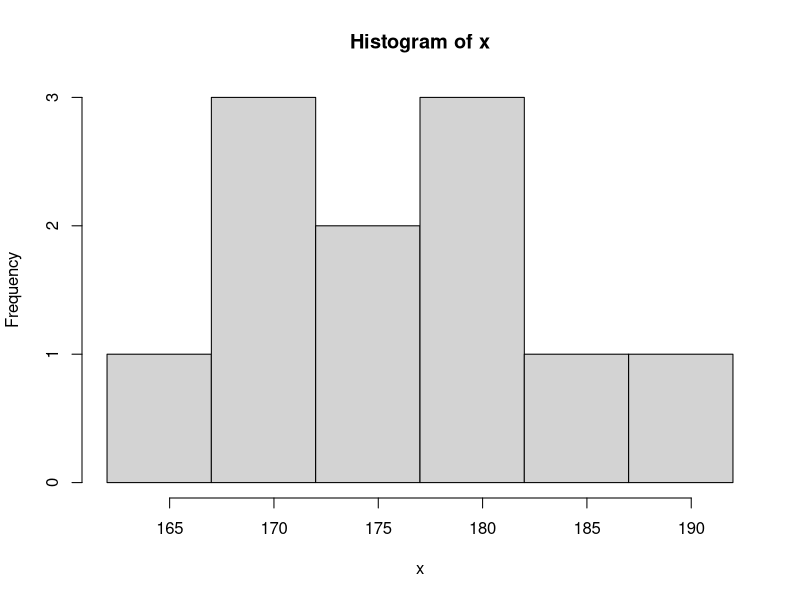
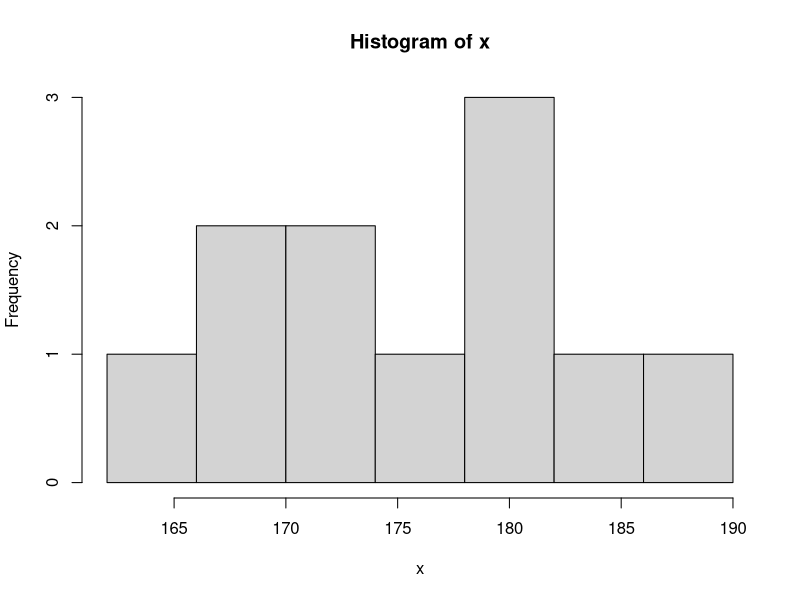
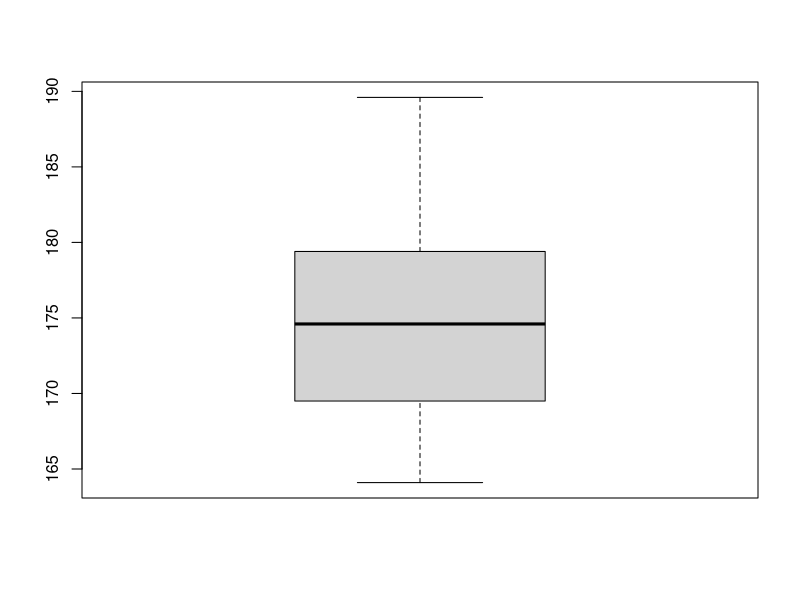
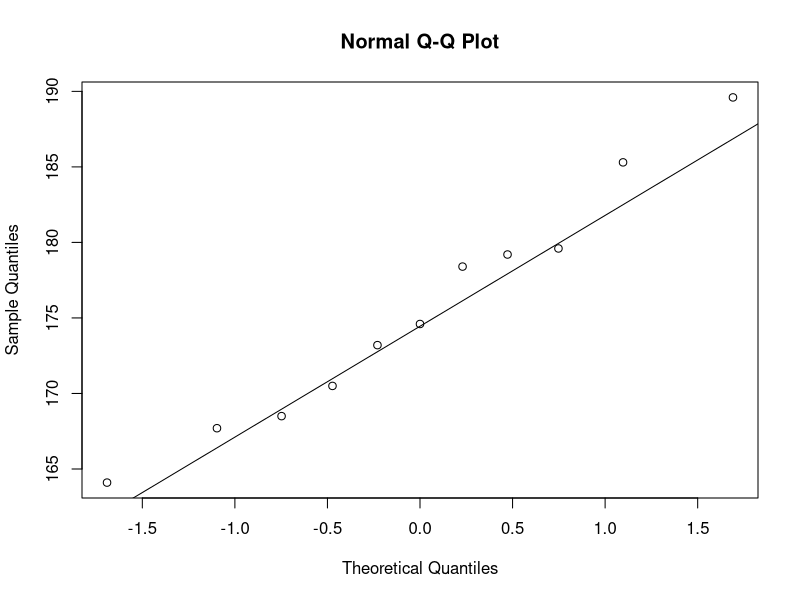
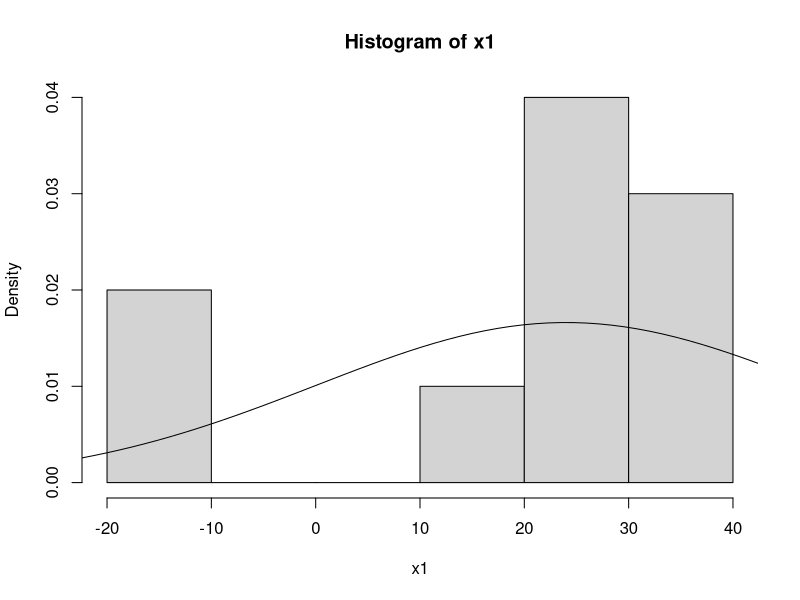
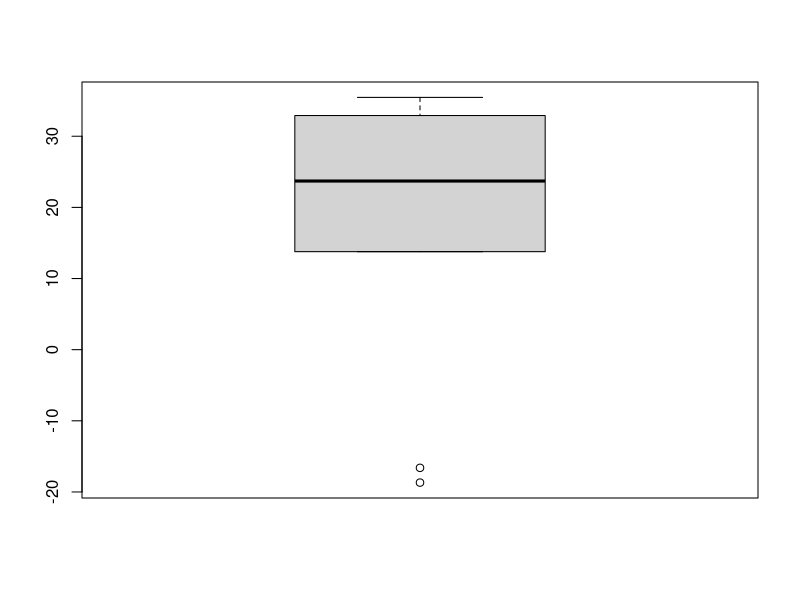
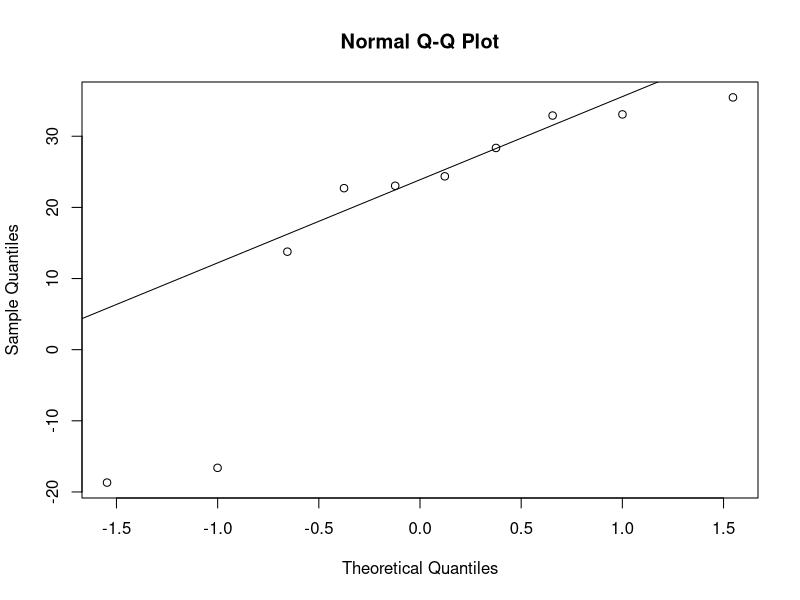
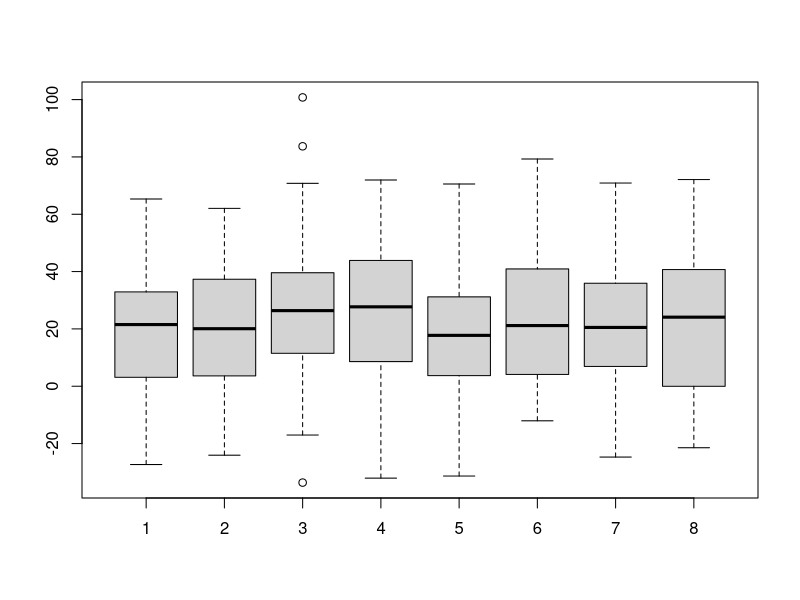

These figures' R source, in order: (Note: this script raises an error after producing the figures.)
## ---- chunk 1
library(tidyverse)
library(dplyr)
## ---- chunk 2
x <- c(174.6, 173.2, 189.6, 167.7, 179.2, 179.6, 170.5, 168.5, 185.3, 164.1, 178.4)
## ---- chunk 3
print(mean(x)) # Medelvärde
print(var(x)) # (Stickprovs)varians
print(sd(x)) # (Stickprovs)standardavvikelse
print(summary(x)) # Minimum, maximum, median, kvartiler
## ---- chunk 4
stem(x)
## ---- chunk 5
hist(x, breaks = seq(from = 162, to = 192, by = 5))
hist(x, breaks = seq(from = 162, to = 190, by = 4))
## ---- chunk 6
boxplot(x)
## ---- chunk 7
qqnorm(x)
qqline(x)
## ---- chunk 8
set.seed(19960120)
x1 <- rnorm(10, 24, 24) # antal simulerade värden, väntevärde, standardavvikelse
## ---- chunk 9
hist(x1, prob = TRUE)
x <- seq(from = -48, to = 72, length.out = 100)
lines(x, dnorm(x, 24, 24))
## ---- chunk 10
boxplot(x1)
## ---- chunk 11
qqnorm(x1)
qqline(x1)
## ---- chunk 12
set.seed(19960120)
x1 <- rnorm(50, 24, 24) # Detta är samma som ovan pga set.seed
x2 <- rnorm(50, 24, 24) # Detta blir nya slumptal
x3 <- rnorm(50, 24, 24) # Osv
x4 <- rnorm(50, 24, 24)
x5 <- rnorm(50, 24, 24)
x6 <- rnorm(50, 24, 24)
x7 <- rnorm(50, 24, 24)
x8 <- rnorm(50, 24, 24)
## ---- chunk 13
boxplot(x1, x2, x3, x4, x5, x6, x7, x8)
## ---- chunk 14
old_par <- par(mfrow = c(2, 4)) # 2 rader, 4 kolumner
hist(x1, prob = TRUE)
x <- seq(from = -48, to = 72, length.out = 100)
lines(x, dnorm(x, 24, 24))
hist(x2, prob = TRUE)
x <- seq(from = -48, to = 72, length.out = 100)
lines(x, dnorm(x, 24, 24))
hist(x3, prob = TRUE)
x <- seq(from = -48, to = 72, length.out = 100)
lines(x, dnorm(x, 24, 24))
hist(x4, prob = TRUE)
x <- seq(from = -48, to = 72, length.out = 100)
lines(x, dnorm(x, 24, 24))
hist(x5, prob = TRUE)
x <- seq(from = -48, to = 72, length.out = 100)
lines(x, dnorm(x, 24, 24))
hist(x6, prob = TRUE)
x <- seq(from = -48, to = 72, length.out = 100)
lines(x, dnorm(x, 24, 24))
hist(x7, prob = TRUE)
x <- seq(from = -48, to = 72, length.out = 100)
lines(x, dnorm(x, 24, 24))
hist(x8, prob = TRUE)
x <- seq(from = -48, to = 72, length.out = 100)
lines(x, dnorm(x, 24, 24))
par(old_par) # "Säg åt R att sluta förvänta sig fler plottar till samma fönster"
## ---- chunk 15
old_par <- par(mfrow = c(2, 4)) # 2 rader, 4 kolumner
qqnorm(x1)
qqline(x1)
qqnorm(x2)
qqline(x2)
qqnorm(x3)
qqline(x3)
qqnorm(x4)
qqline(x4)
qqnorm(x5)
qqline(x5)
qqnorm(x6)
qqline(x6)
qqnorm(x7)
qqline(x7)
qqnorm(x8)
qqline(x8)
## ---- chunk 16
set.seed(19960120)
u1 <- runif(50, 24*(1-sqrt(3)), 24*(1+sqrt(3))) # antal simulerade värden, min, max
u2 <- runif(50, 24*(1-sqrt(3)), 24*(1+sqrt(3)))
u3 <- runif(50, 24*(1-sqrt(3)), 24*(1+sqrt(3)))
u4 <- runif(50, 24*(1-sqrt(3)), 24*(1+sqrt(3)))
u5 <- runif(50, 24*(1-sqrt(3)), 24*(1+sqrt(3)))
## ---- chunk 17
boxplot(u1, u2, u3, u4, u5)
## ---- chunk 18
old_par <- par(mfrow = c(2, 3)) # 2 rader, 4 kolumner
hist(u1, prob = TRUE)
x <- seq(from = -48, to = 72, length.out = 100)
lines(x, dnorm(x, 24, 24))
hist(u2, prob = TRUE)
x <- seq(from = -48, to = 72, length.out = 100)
lines(x, dnorm(x, 24, 24))
hist(u3, prob = TRUE)
x <- seq(from = -48, to = 72, length.out = 100)
lines(x, dnorm(x, 24, 24))
hist(u4, prob = TRUE)
x <- seq(from = -48, to = 72, length.out = 100)
lines(x, dnorm(x, 24, 24))
hist(u5, prob = TRUE)
x <- seq(from = -48, to = 72, length.out = 100)
lines(x, dnorm(x, 24, 24))
#par(old_par) # "Säg åt R att sluta förvänta sig fler plottar till samma fönster"
## ---- chunk 19
old_par <- par(mfrow = c(2, 3)) # 2 rader, 4 kolumner
qqnorm(u1)
qqline(u1)
qqnorm(u2)
qqline(u2)
qqnorm(u3)
qqline(u3)
qqnorm(u4)
qqline(u4)
qqnorm(u5)
qqline(u5)
## ---- chunk 20
old_par <- par(mfrow = c(2, 4))
hist(x1, breaks = seq(from = -40, to = 80, by = 10))
hist(x2, breaks = seq(from = -40, to = 80, by = 10))
hist(x3, breaks = seq(from = -40, to = 80, by = 10))
hist(x4, breaks = seq(from = -40, to = 80, by = 10))
hist(u1, breaks = seq(from = -20, to = 80, by = 10))
hist(u2, breaks = seq(from = -20, to = 80, by = 10))
hist(u3, breaks = seq(from = -20, to = 80, by = 10))
hist(u4, breaks = seq(from = -20, to = 80, by = 10))

## ---- chunk 21
set.seed(19960120)
e1 <- rexp(100, 1/24) # antal simulerade observationer, 1/väntevärdet
e2 <- rexp(100, 1/24)
e3 <- rexp(100, 1/24)
e4 <- rexp(100, 1/24)
e5 <- rexp(100, 1/24)
e6 <- rexp(100, 1/24)
## ---- chunk 22
boxplot(e1, e2, e3, e4, e5, e6)
## ---- chunk 23
old_par <- par(mfrow = c(2, 3))
hist(e1, breaks = seq(from = 0, to = 100, by = 20))
hist(e2, breaks = seq(from = 0, to = 10, by = 20))
hist(e3, breaks = seq(from = 0, to = 100, by = 20))
hist(e4, breaks = seq(from = 0, to = 100, by = 20))
hist(e5, breaks = seq(from = 0, to = 100, by = 20))
hist(e6, breaks = seq(from = 0, to = 100, by = 20))
## ---- chunk 24
old_par <- par(mfrow = c(2, 3))
qqnorm(e1)
qqline(e1)
qqnorm(e2)
qqline(e2)
qqnorm(e3)
qqline(e3)
qqnorm(e4)
qqline(e4)
qqnorm(e5)
qqline(e5)
qqnorm(e6)
qqline(e6)
## ---- chunk 25
alkohol_OECD <- read.csv("olvinsprit.csv", header = TRUE)
alkohol_OECD
land <- alkohol_OECD$Land
beer <- alkohol_OECD$beer
vin <- alkohol_OECD$vin
sprit <- alkohol_OECD$sprit
land
beer
vin
sprit

## ---- chunk 26
plot(beer, vin)
text(beer, vin, land)
## ---- chunk 27
gg_alc <- ggplot(alc, aes(x=beer, y=vin, label=Land)) + 
  geom_point(col = "#00AFBB", size = sprit) + 
  geom_text(hjust=-0.1, vjust=-0.3) + 
  labs(title="Alkoholkonsumtion i ett urval av OECD-länder",
       y="Konsumtion av vin",
       x="Konstumtion av öl",
       caption="Storlek på datapunkter indikerar mängden starksprit.")
plot(gg_alc)
## ---- chunk 28
boxplot(alc$vin)
## ---- chunk 29
set.seed(20010310)
normalstickprov1 <- rnorm(40, 24, 24) # antal simulerade värden, väntevärde, standardavvikelse
normalstickprov2 <- rnorm(40, 24, 24) 
normalstickprov3 <- rnorm(40, 24, 24) 
normalstickprov4 <- rnorm(40, 24, 24) 
normalstickprov5 <- rnorm(40, 24, 24) 
normalstickprov6 <- rnorm(40, 24, 24) 
normalstickprov7 <- rnorm(40, 24, 24)
normalstickprov8 <- rnorm(40, 24, 24) 
## ---- chunk 30
old_par <- par(mfrow = c(2,4), oma = c(0,0,3,0))


hist(normalstickprov1,
     breaks = seq(from = -48, to = 96, by = 10),
     xlab = "Värde",
     ylab = "Frekvens",
     main = "Stickprov 1", 
     prob = TRUE) 
x <- seq(from = -72, to = 96, length.out = 100) # Väljer övre och undre -gränser för att täcka hela stickprov2et.
lines(x, dnorm(x, 24, 24)) 

hist(normalstickprov2,
     breaks = seq(from = -48, to = 96, by = 10),
     xlab = "Värde",
     ylab = "Frekvens",
     main = "Stickprov 2", 
     prob = TRUE) 
x <- seq(from = -72, to = 96, length.out = 100) # Väljer övre och undre -gränser för att täcka hela stickprov3et.
lines(x, dnorm(x, 24, 24)) 

hist(normalstickprov3,
     breaks = seq(from = -72, to = 120, by = 10),
     xlab = "Värde",
     ylab = "Frekvens",
     main = "Stickprov 3", 
     prob = TRUE) 
x <- seq(from = -72, to = 96, length.out = 100) # Väljer övre och undre -gränser för att täcka hela stickprov4et.
lines(x, dnorm(x, 24, 24)) 

hist(normalstickprov4,
     breaks = seq(from = -48, to = 96, by = 10),
     xlab = "Värde",
     ylab = "Frekvens",
     main = "Stickprov 4", 
     prob = TRUE) 
x <- seq(from = -72, to = 96, length.out = 100) # Väljer övre och undre -gränser för att täcka hela stickprov5et.
lines(x, dnorm(x, 24, 24)) 

hist(normalstickprov5,
     xlab = "Värde",
     ylab = "Frekvens",
     main = "Stickprov 5", 
     breaks = seq(from = -48, to = 96, by = 10),
     prob = TRUE) 
x <- seq(from = -72, to = 96, length.out = 100) # Väljer övre och undre -gränser för att täcka hela stickprov6et.
lines(x, dnorm(x, 24, 24)) 

hist(normalstickprov6,
     breaks = seq(from = -72, to = 120, by = 10),
     xlab = "Värde",
     ylab = "Frekvens",
     main = "Stickprov 6", 
     prob = TRUE) 
x <- seq(from = -72, to = 96, length.out = 100) # Väljer övre och undre -gränser för att täcka hela stickprovet.
lines(x, dnorm(x, 24, 24)) 

hist(normalstickprov7,
     breaks = seq(from = -48, to = 96, by = 10),
     xlab = "Värde",
     ylab = "Frekvens",
     main = "Stickprov 7",
     prob = TRUE) 
x <- seq(from = -72, to = 96, length.out = 100) # Väljer övre och undre -gränser för att täcka hela stickprovet.
lines(x, dnorm(x, 24, 24)) 

hist(normalstickprov8,
     breaks = seq(from = -48, to = 96, by = 10),
     xlab = "Värde",
     ylab = "Frekvens",
     main = "Stickprov 8",
     prob = TRUE) 
x <- seq(from = -72, to = 96, length.out = 100) # Väljer övre och undre -gränser för att täcka hela stickprovet.
lines(x, dnorm(x, 24, 24)) 

mtext("Histogram över normalfördelade stickprov", outer = TRUE, cex = 1.2, font = 2)
## ---- chunk 31
boxplot(normalstickprov1, normalstickprov2, normalstickprov3, normalstickprov4, normalstickprov5, normalstickprov6, normalstickprov7, normalstickprov8, 
        horizontal = TRUE,
        main = "Boxplottar över normalfördelade stickprov",
        xlab = "Värde",
        ylab = "Stickprov")

## ---- chunk 32
old_par <- par(mfrow = c(2,4), oma = c(0,0,3,0))
qqnorm(normalstickprov1,
      xlab = "Teoretiska kvantiler",
      ylab = "Stickprovskvantiler",
      main = "Stickprov 1")
qqline(normalstickprov)

qqnorm(normalstickprov2,
      xlab = "Teoretiska kvantiler",
      ylab = "Stickprovskvantiler",
      main = "Stickprov 2")
qqline(normalstickprov2)

qqnorm(normalstickprov3,
      xlab = "Teoretiska kvantiler",
      ylab = "Stickprovskvantiler",
      main = "Stickprov 3")
qqline(normalstickprov3)

qqnorm(normalstickprov4,
      xlab = "Teoretiska kvantiler",
      ylab = "Stickprovskvantiler",
      main = "Stickprov 4")
qqline(normalstickprov4)

qqnorm(normalstickprov5,
      xlab = "Teoretiska kvantiler",
      ylab = "Stickprovskvantiler",
      main = "Stickprov 5")
qqline(normalstickprov5)

qqnorm(normalstickprov6,
      xlab = "Teoretiska kvantiler",
      ylab = "Stickprovskvantiler",
      main = "Stickprov 6")
qqline(normalstickprov6)

qqnorm(normalstickprov7,
      xlab = "Teoretiska kvantiler",
      ylab = "Stickprovskvantiler",
      main = "Stickprov 7")
qqline(normalstickprov7)

qqnorm(normalstickprov8,
      xlab = "Teoretiska kvantiler",
      ylab = "Stickprovskvantiler",
      main = "Stickprov 8")
qqline(normalstickprov8)

mtext("Normalfördelningsplottar över normalfördelade stickprov", outer = TRUE, cex = 1.2, font = 2)
## ---- chunk 33
set.seed(20010310)
likformstickprov1 <- runif(40, 24*(1-sqrt(3)), 24*(1+sqrt(3))) # antal genererade värden, min, max
likformstickprov2 <- runif(40, 24*(1-sqrt(3)), 24*(1+sqrt(3))) 
likformstickprov3 <- runif(40, 24*(1-sqrt(3)), 24*(1+sqrt(3))) 
likformstickprov4 <- runif(40, 24*(1-sqrt(3)), 24*(1+sqrt(3))) 
likformstickprov5 <- runif(40, 24*(1-sqrt(3)), 24*(1+sqrt(3))) 
## ---- chunk 34
old_par <- par(mfrow = c(2,3), oma = c(0,0,3,0))

hist(likformstickprov1,
     breaks = seq(from = -48, to = 96, by = 10),
     xlab = "Värde",
     ylab = "Frekvens",
     main = "Stickprov 1",
     prob = TRUE) 
x <- seq(from = -72, to = 96, length.out = 100) # Väljer övre och undre -gränser för att täcka hela stickprovet.
lines(x, dnorm(x, 24, 24)) # Grafen för Täthetsfunktionen av en normalfördelad slumpvariabel med väntevärde och standardavvikelse  lika med 24

hist(likformstickprov2,
     breaks = seq(from = -48, to = 96, by = 10),
     xlab = "Värde",
     ylab = "Frekvens",
     main = "Stickprov 1",
     prob = TRUE) 
x <- seq(from = -72, to = 96, length.out = 100) 
lines(x, dnorm(x, 24, 24))

hist(likformstickprov3,
     breaks = seq(from = -48, to = 96, by = 10),
     xlab = "Värde",
     ylab = "Frekvens",
     main = "Stickprov 2",
     prob = TRUE) 
x <- seq(from = -72, to = 96, length.out = 100) 
lines(x, dnorm(x, 24, 24))

hist(likformstickprov4,
     breaks = seq(from = -48, to = 96, by = 10),
     xlab = "Värde",
     ylab = "Frekvens",
     main = "Stickprov 3",
     prob = TRUE) 
x <- seq(from = -72, to = 96, length.out = 100) 
lines(x, dnorm(x, 24, 24))

hist(likformstickprov5,
     breaks = seq(from = -48, to = 96, by = 10),
     xlab = "Värde",
     ylab = "Frekvens",
     main = "Stickprov 5",
     prob = TRUE) 
x <- seq(from = -72, to = 96, length.out = 100) 
lines(x, dnorm(x, 24, 24))
mtext("Histogram över likformigt fördelade stickprov", outer = TRUE, cex = 1.2, font = 2)
## ---- chunk 35
boxplot(likformstickprov)
## ---- chunk 36
qqnorm(likformstickprov)
qqline(likformstickprov)
## ---- chunk 37
set.seed(20010310)
e1 <- rexp(100, 1/24) # antal simulerade observationer, 1/väntevärdet
